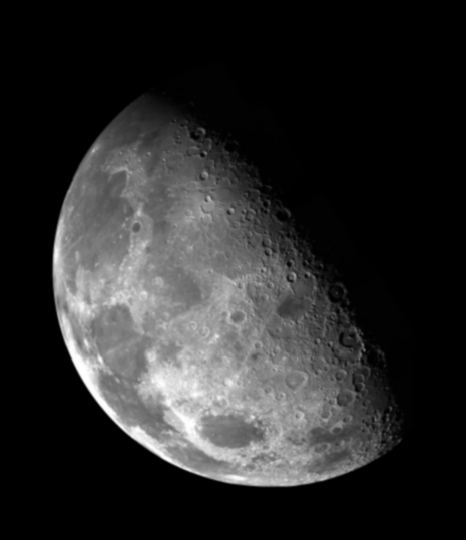
#> input picture Lab Practicals/Lab8/Blurry_moon.tif, 466 x 540 px
$ python lab8_solution.py
#> lines starting #> are read from the running program, lines starting #| are printed output that depends on the picture
"""
Lab 8: Image Restoration
Digital Image Processing (NCSH302)

This solution implements:
1. Restoration from multiplicative noise using logarithmic transformation
2. Median filtering for salt-and-pepper noise and Butterworth band-reject filtering
3. Contraharmonic mean filtering for pepper and salt noise
"""

import numpy as np
import matplotlib.pyplot as plt
from PIL import Image
from scipy import ndimage

# ==============================================================================
# UTILITY FUNCTIONS
# ==============================================================================

def load_image(image_path):
    """Load grayscale image"""
    img = Image.open(image_path).convert('L')
    return np.array(img, dtype=np.float64)

def calculate_mse(original, degraded):
    """Calculate Mean Squared Error"""
    return np.mean((original - degraded) ** 2)

def calculate_psnr(original, restored, max_pixel=255):
    """Calculate Peak Signal-to-Noise Ratio"""
    mse = calculate_mse(original, restored)
    if mse == 0:
        return float('inf')
    psnr = 10 * np.log10((max_pixel ** 2) / mse)
    return psnr


# ==============================================================================
# PART 1: Multiplicative Noise Restoration
# ==============================================================================

def part1_multiplicative_noise():
    """Part 1: Restore image degraded by multiplicative noise"""
    print("=" * 70)
    print("PART 1: Multiplicative Noise Restoration")
    print("=" * 70)

    # Load original image
    f_original = load_image('Blurry_moon.tif')
#> in load_image, img is the input picture: PIL image 466x540 L; min 0, max 254, mean 42.7
    print(f"Original image shape: {f_original.shape}")
#| Original image shape: (540, 466)
    print(f"Original image range: [{f_original.min():.0f}, {f_original.max():.0f}]")
#| Original image range: [0, 254]

    # Generate uniform multiplicative noise
    np.random.seed(0)
    rows, cols = f_original.shape
#> rows = 540; cols = 466
    noise = np.random.uniform(0.8, 1.2, size=(rows, cols))

    # Create degraded image
    g_degraded = f_original * noise
    g_degraded = np.clip(g_degraded, 0, 255).astype(np.uint8)
    g_degraded = g_degraded.astype(np.float64)

    print(f"Degraded image range: [{g_degraded.min():.0f}, {g_degraded.max():.0f}]")
#| Degraded image range: [0, 255]

    # Apply logarithmic transformation
    z = np.log(1 + g_degraded)
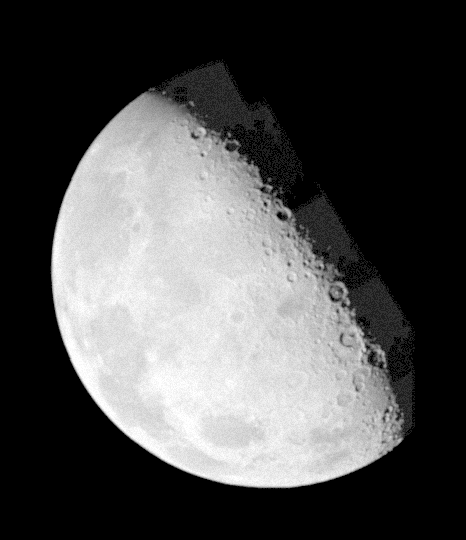
#> z: shape (540, 466) float64; min 0, max 5.55, mean 1.72; drawn with min black and max white

    # Apply 3x3 arithmetic mean filter manually
    z_filtered = np.zeros_like(z)
    for i in range(1, rows - 1):
        for j in range(1, cols - 1):
            window = z[i-1:i+2, j-1:j+2]
            z_filtered[i, j] = np.mean(window)

    # Handle boundaries (copy values)
    z_filtered[0, :] = z_filtered[1, :]
    z_filtered[-1, :] = z_filtered[-2, :]
    z_filtered[:, 0] = z_filtered[:, 1]
    z_filtered[:, -1] = z_filtered[:, -2]

    # Inverse transformation
    f_restored = np.exp(z_filtered) - 1
    f_restored = np.clip(f_restored, 0, 255)

    # Calculate MSE values
    mse_degraded = calculate_mse(f_original, g_degraded)
#> mse_degraded = 77.74
    mse_restored = calculate_mse(f_original, f_restored)
#> mse_restored = 17.4

    print("\n" + "-" * 70)
    print("Results:")
    print("-" * 70)
    print(f"MSE (original - degraded) = {mse_degraded:.2f}")
#| MSE (original - degraded) = 77.74
    print(f"MSE (original - restored) = {mse_restored:.2f}")
#| MSE (original - restored) = 17.40
    print(f"Improvement: {((mse_degraded - mse_restored) / mse_degraded * 100):.2f}%")
#| Improvement: 77.62%
    print("-" * 70)

    # Display images
    fig, axes = plt.subplots(1, 3, figsize=(15, 5))

    axes[0].imshow(f_original, cmap='gray')
    axes[0].set_title('Original Image')
    axes[0].axis('off')

    axes[1].imshow(g_degraded, cmap='gray')
    axes[1].set_title('Degraded (Multiplicative Noise)')
    axes[1].axis('off')

    axes[2].imshow(f_restored, cmap='gray')
    axes[2].set_title('Restored Image')
    axes[2].axis('off')

    plt.tight_layout()
    plt.savefig('lab8_part1_results.png', dpi=150, bbox_inches='tight')
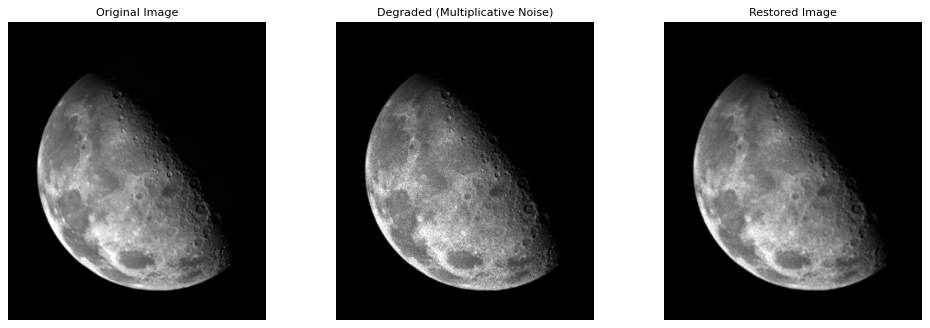
#> figure drawn by matplotlib, 3 panels
    plt.show()
    print("Saved results to lab8_part1_results.png")

    return f_original, g_degraded, f_restored, mse_degraded, mse_restored


# ==============================================================================
# PART 2: Salt-and-Pepper and Periodic Noise Restoration
# ==============================================================================

def add_salt_pepper_noise(image, pa=0.05, pb=0.05, seed=0):
    """Add salt-and-pepper noise to image"""
    np.random.seed(seed)
    noisy = image.copy()
    rows, cols = image.shape

    # Generate random positions for pepper (0) and salt (255)
    noise_mask = np.random.random((rows, cols))

    # Add pepper noise
    pepper_mask = noise_mask < pa
    noisy[pepper_mask] = 0

    # Add salt noise
    salt_mask = (noise_mask >= pa) & (noise_mask < (pa + pb))
    noisy[salt_mask] = 255

    return noisy

def median_filter_3x3(image):
    """Apply 3x3 median filter manually"""
    rows, cols = image.shape
    filtered = np.zeros_like(image)

    for i in range(1, rows - 1):
        for j in range(1, cols - 1):
            window = image[i-1:i+2, j-1:j+2].flatten()
            filtered[i, j] = np.median(window)

    # Handle boundaries
    filtered[0, :] = filtered[1, :]
    filtered[-1, :] = filtered[-2, :]
    filtered[:, 0] = filtered[:, 1]
    filtered[:, -1] = filtered[:, -2]

    return filtered

def create_butterworth_band_reject(shape, D0, W, n=4):
    """Create Butterworth Band-Reject Filter"""
    rows, cols = shape
    center_row, center_col = rows // 2, cols // 2

    # Create coordinate grid
    u = np.arange(rows) - center_row
    v = np.arange(cols) - center_col
    V, U = np.meshgrid(v, u)

    # Calculate distance from center
    D = np.sqrt(U**2 + V**2)

    # Butterworth Band-Reject filter
    H = 1 / (1 + ((D * W) / (D**2 - D0**2)) ** (2 * n))
    H = np.nan_to_num(H, nan=0.0)  # Handle division by zero

    return H

def apply_butterworth_band_reject(image, D0, W, n=4):
    """Apply Butterworth band-reject filter"""
    # FFT
    dft = np.fft.fft2(image)
    dft_shifted = np.fft.fftshift(dft)

    # Create filter
    H = create_butterworth_band_reject(image.shape, D0, W, n)

    # Apply filter
    filtered_dft = dft_shifted * H

    # Inverse FFT
    dft_unshifted = np.fft.ifftshift(filtered_dft)
    filtered = np.fft.ifft2(dft_unshifted)
    filtered = np.real(filtered)

    return filtered

def add_sinusoidal_noise(image, A, u0, v0, seed=0):
    """Add sinusoidal periodic noise"""
    np.random.seed(seed)
    rows, cols = image.shape
    x = np.arange(rows)
    y = np.arange(cols)
    X, Y = np.meshgrid(y, x)

    # Sinusoidal noise
    noise = A * np.sin(2 * np.pi * (u0 * X / cols + v0 * Y / rows))
    noisy = image + noise

    return np.clip(noisy, 0, 255)

def part2_salt_pepper_and_periodic():
    """Part 2: Salt-and-pepper and periodic noise restoration"""
    print("\n" + "=" * 70)
    print("PART 2: Salt-and-Pepper and Periodic Noise Restoration")
    print("=" * 70)

    # Load original image
    f_original = load_image('Blurry_moon.tif')

    # Experiment 1: Salt-and-pepper noise with median filter
    print("\nExperiment 1: Salt-and-Pepper Noise + Median Filter")
    print("-" * 70)

    g_sp = add_salt_pepper_noise(f_original, pa=0.05, pb=0.05, seed=0)
    f_sp_restored = median_filter_3x3(g_sp)

    psnr_sp_noisy = calculate_psnr(f_original, g_sp)
    psnr_sp_restored = calculate_psnr(f_original, f_sp_restored)

    print(f"PSNR - Salt-pepper noisy: {psnr_sp_noisy:.2f} dB")
    print(f"PSNR - Median restored: {psnr_sp_restored:.2f} dB")
    print(f"Improvement: {psnr_sp_restored - psnr_sp_noisy:.2f} dB")

    # Experiment 2: Sinusoidal noise with Butterworth band-reject filter
    print("\nExperiment 2: Sinusoidal Noise + Butterworth Band-Reject Filter")
    print("-" * 70)

    A = 40
    u0 = 0
    v0 = 40
    g_sinusoidal = add_sinusoidal_noise(f_original, A, u0, v0, seed=0)
    f_sin_restored = apply_butterworth_band_reject(g_sinusoidal, D0=40, W=6, n=4)
    f_sin_restored = np.clip(f_sin_restored, 0, 255)

    psnr_sin_noisy = calculate_psnr(f_original, g_sinusoidal)
    psnr_sin_restored = calculate_psnr(f_original, f_sin_restored)

    print(f"PSNR - Sinusoidal noisy: {psnr_sin_noisy:.2f} dB")
    print(f"PSNR - Butterworth restored: {psnr_sin_restored:.2f} dB")
    print(f"Improvement: {psnr_sin_restored - psnr_sin_noisy:.2f} dB")

    # Display results
    fig, axes = plt.subplots(2, 2, figsize=(14, 10))

    axes[0, 0].imshow(g_sp, cmap='gray')
    axes[0, 0].set_title(f'Salt-Pepper Noisy\nPSNR: {psnr_sp_noisy:.2f} dB')
    axes[0, 0].axis('off')

    axes[0, 1].imshow(f_sp_restored, cmap='gray')
    axes[0, 1].set_title(f'Median Restored\nPSNR: {psnr_sp_restored:.2f} dB')
    axes[0, 1].axis('off')

    axes[1, 0].imshow(g_sinusoidal, cmap='gray')
    axes[1, 0].set_title(f'Sinusoidal Noisy\nPSNR: {psnr_sin_noisy:.2f} dB')
    axes[1, 0].axis('off')

    axes[1, 1].imshow(f_sin_restored, cmap='gray')
    axes[1, 1].set_title(f'Butterworth Restored\nPSNR: {psnr_sin_restored:.2f} dB')
    axes[1, 1].axis('off')

    plt.tight_layout()
    plt.savefig('lab8_part2_results.png', dpi=150, bbox_inches='tight')
    plt.show()
    print("\nSaved results to lab8_part2_results.png")

    return psnr_sp_noisy, psnr_sp_restored, psnr_sin_noisy, psnr_sin_restored


# ==============================================================================
# PART 3: Contraharmonic Mean Filtering
# ==============================================================================

def contraharmonic_mean_filter(image, kernel_size, Q):
    """
    Apply contraharmonic mean filter
    f̂(x,y) = Σ[g(s,t)^(Q+1)] / Σ[g(s,t)^Q]
    """
    rows, cols = image.shape
    filtered = np.zeros_like(image)
    pad = kernel_size // 2

    for i in range(pad, rows - pad):
        for j in range(pad, cols - pad):
            window = image[i-pad:i+pad+1, j-pad:j+pad+1]

            # Handle zero values to avoid issues with negative powers
            if Q < 0:
                # For negative Q, avoid division by zero
                window = window.copy()
                window[window == 0] = 1e-10

            numerator = np.sum(window ** (Q + 1))
            denominator = np.sum(window ** Q)

            if denominator != 0:
                filtered[i, j] = numerator / denominator
            else:
                filtered[i, j] = window[pad, pad]

    # Handle boundaries
    filtered = np.clip(filtered, 0, 255)

    return filtered

def add_pepper_noise(image, percentage, seed=0):
    """Add pepper noise (set pixels to 0)"""
    np.random.seed(seed)
    noisy = image.copy()
    rows, cols = image.shape

    n_pepper = int(rows * cols * percentage)
    pepper_indices = np.random.choice(rows * cols, n_pepper, replace=False)

    noisy.flat[pepper_indices] = 0

    return noisy

def add_salt_noise(image, percentage, seed=0):
    """Add salt noise (set pixels to 255)"""
    np.random.seed(seed)
    noisy = image.copy()
    rows, cols = image.shape

    n_salt = int(rows * cols * percentage)
    salt_indices = np.random.choice(rows * cols, n_salt, replace=False)

    noisy.flat[salt_indices] = 255

    return noisy

def part3_contraharmonic_mean():
    """Part 3: Contraharmonic mean filtering for pepper and salt noise"""
    print("\n" + "=" * 70)
    print("PART 3: Contraharmonic Mean Filtering")
    print("=" * 70)

    # Load original image
    f_original = load_image('Circuit_Board.tif')
    print(f"Original image shape: {f_original.shape}")

    # Add pepper noise (10%)
    print("\nPepper Noise Restoration (Q = +1.5):")
    print("-" * 70)

    g_pepper = add_pepper_noise(f_original, 0.10, seed=0)
    f_pepper_restored = contraharmonic_mean_filter(g_pepper, kernel_size=5, Q=1.5)
    f_pepper_restored = np.clip(f_pepper_restored, 0, 255)

    psnr_pepper_noisy = calculate_psnr(f_original, g_pepper)
    psnr_pepper_restored = calculate_psnr(f_original, f_pepper_restored)

    print(f"PSNR - Pepper noisy: {psnr_pepper_noisy:.2f} dB")
    print(f"PSNR - Pepper restored: {psnr_pepper_restored:.2f} dB")
    print(f"Improvement: {psnr_pepper_restored - psnr_pepper_noisy:.2f} dB")

    # Add salt noise (10%)
    print("\nSalt Noise Restoration (Q = -1.5):")
    print("-" * 70)

    g_salt = add_salt_noise(f_original, 0.10, seed=0)
    f_salt_restored = contraharmonic_mean_filter(g_salt, kernel_size=5, Q=-1.5)
    f_salt_restored = np.clip(f_salt_restored, 0, 255)

    psnr_salt_noisy = calculate_psnr(f_original, g_salt)
    psnr_salt_restored = calculate_psnr(f_original, f_salt_restored)

    print(f"PSNR - Salt noisy: {psnr_salt_noisy:.2f} dB")
    print(f"PSNR - Salt restored: {psnr_salt_restored:.2f} dB")
    print(f"Improvement: {psnr_salt_restored - psnr_salt_noisy:.2f} dB")

    # Display results
    fig, axes = plt.subplots(2, 2, figsize=(14, 10))

    axes[0, 0].imshow(g_pepper, cmap='gray')
    axes[0, 0].set_title(f'Pepper Noisy (10%)\nPSNR: {psnr_pepper_noisy:.2f} dB')
    axes[0, 0].axis('off')

    axes[0, 1].imshow(f_pepper_restored, cmap='gray')
    axes[0, 1].set_title(f'Pepper Restored (Q=+1.5)\nPSNR: {psnr_pepper_restored:.2f} dB')
    axes[0, 1].axis('off')

    axes[1, 0].imshow(g_salt, cmap='gray')
    axes[1, 0].set_title(f'Salt Noisy (10%)\nPSNR: {psnr_salt_noisy:.2f} dB')
    axes[1, 0].axis('off')

    axes[1, 1].imshow(f_salt_restored, cmap='gray')
    axes[1, 1].set_title(f'Salt Restored (Q=-1.5)\nPSNR: {psnr_salt_restored:.2f} dB')
    axes[1, 1].axis('off')

    plt.tight_layout()
    plt.savefig('lab8_part3_results.png', dpi=150, bbox_inches='tight')
    plt.show()
    print("\nSaved results to lab8_part3_results.png")

    return psnr_pepper_noisy, psnr_pepper_restored, psnr_salt_noisy, psnr_salt_restored


# ==============================================================================
# MAIN FUNCTION
# ==============================================================================

if __name__ == "__main__":
    import os
    os.chdir('/home/gaurav/Desktop/Class/Clg/Digital Image Processing/Lab/Lab8')

    # Part 1
    f_orig_1, g_deg_1, f_rest_1, mse_deg_1, mse_rest_1 = part1_multiplicative_noise()
#> mse_deg_1 = 77.74; mse_rest_1 = 17.4

    # Part 2
    psnr_sp_n, psnr_sp_r, psnr_sin_n, psnr_sin_r = part2_salt_pepper_and_periodic()
#> in calculate_psnr, `mse = calculate_mse(original, restored)`: mse = 2828.8
#> in calculate_psnr, `psnr = 10 * np.log10((max_pixel ** 2) / mse)`: psnr = 13.61
#> in part2_salt_pepper_and_periodic, `psnr_sp_restored = calculate_psnr(f_original, f_sp_restored)`: psnr_sp_restored = 39.57
#| PSNR - Salt-pepper noisy: 13.61 dB
#| PSNR - Median restored: 39.57 dB
#| Improvement: 25.96 dB
#> in add_sinusoidal_noise, `noisy = image + noise`:
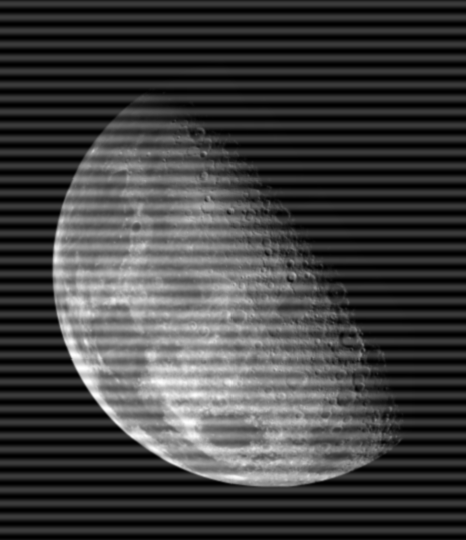
#> noisy: shape (540, 466) float64; min -39.93, max 293.9, mean 42.7; drawn with min black and max white
#> in apply_butterworth_band_reject, `filtered = np.real(filtered)`:
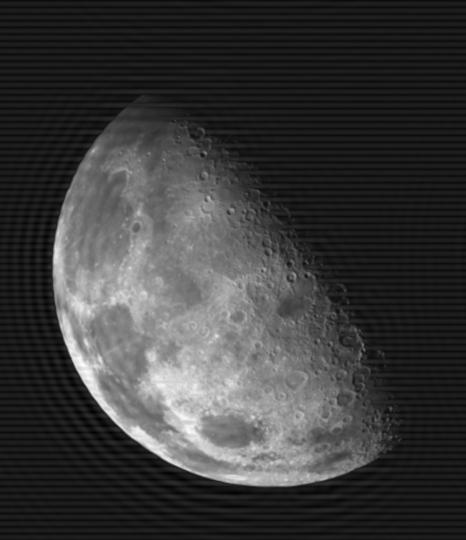
#> filtered: shape (540, 466) float64; min -13.25, max 263.4, mean 50.8; drawn with min black and max white
#> in part2_salt_pepper_and_periodic, `psnr_sin_noisy = calculate_psnr(f_original, g_sinusoidal)`: psnr_sin_noisy = 20.84
#> in part2_salt_pepper_and_periodic, `psnr_sin_restored = calculate_psnr(f_original, f_sin_restored)`: psnr_sin_restored = 26.58
#| PSNR - Sinusoidal noisy: 20.84 dB
#| PSNR - Butterworth restored: 26.58 dB
#| Improvement: 5.74 dB
#> psnr_sp_n = 13.61; psnr_sp_r = 39.57; psnr_sin_n = 20.84; psnr_sin_r = 26.58

    # Part 3
    psnr_pp_n, psnr_pp_r, psnr_ps_n, psnr_ps_r = part3_contraharmonic_mean()
#> call 3 of load_image, with image_path = 'Circuit_Board.tif'
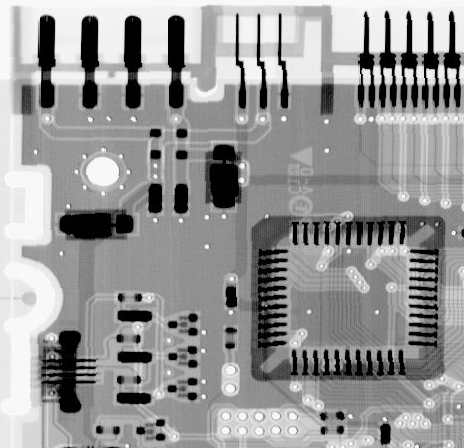
#> input picture Lab Practicals/Lab8/Circuit_Board.tif, 464 x 448 px
#> in load_image, img is the input picture: PIL image 464x448 L; min 0, max 255, mean 150.8
#| Original image shape: (448, 464)
#> after the loop in contraharmonic_mean_filter, `for i in range(pad, rows - pad):`:
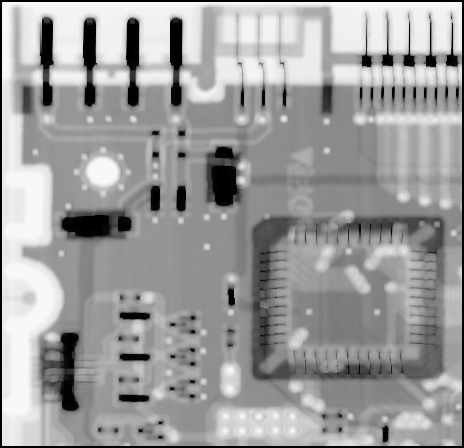
#> filtered: shape (448, 464) float64; min 0, max 249.6, mean 157.6
#> in part3_contraharmonic_mean, `psnr_pepper_noisy = calculate_psnr(f_original, g_pepper)`: psnr_pepper_noisy = 13.81
#> in part3_contraharmonic_mean, `psnr_pepper_restored = calculate_psnr(f_original, f_pepper_restored)`: psnr_pepper_restored = 14.99
#| PSNR - Pepper noisy: 13.81 dB
#| PSNR - Pepper restored: 14.99 dB
#| Improvement: 1.18 dB
#> call 2 of contraharmonic_mean_filter, with kernel_size = 5, Q = -1.5
#> after the loop in contraharmonic_mean_filter (call 2), `for i in range(pad, rows - pad):`:
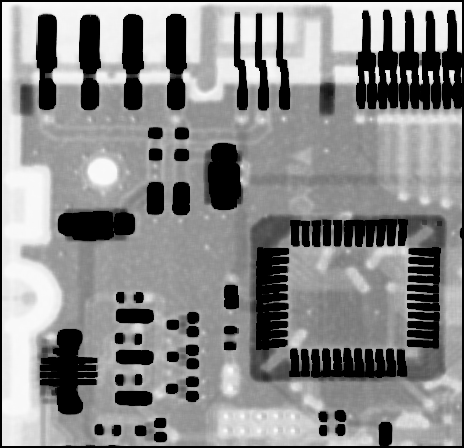
#> filtered: shape (448, 464) float64; min 0, max 250.9, mean 136.9
#> in part3_contraharmonic_mean, `psnr_salt_noisy = calculate_psnr(f_original, g_salt)`: psnr_salt_noisy = 16.24
#> in part3_contraharmonic_mean, `psnr_salt_restored = calculate_psnr(f_original, f_salt_restored)`: psnr_salt_restored = 14.04
#| PSNR - Salt noisy: 16.24 dB
#| PSNR - Salt restored: 14.04 dB
#| Improvement: -2.20 dB
#> psnr_pp_n = 13.81; psnr_pp_r = 14.99; psnr_ps_n = 16.24; psnr_ps_r = 14.04

    print("\n" + "=" * 70)
    print("LAB 8 COMPLETED SUCCESSFULLY")
    print("=" * 70)
